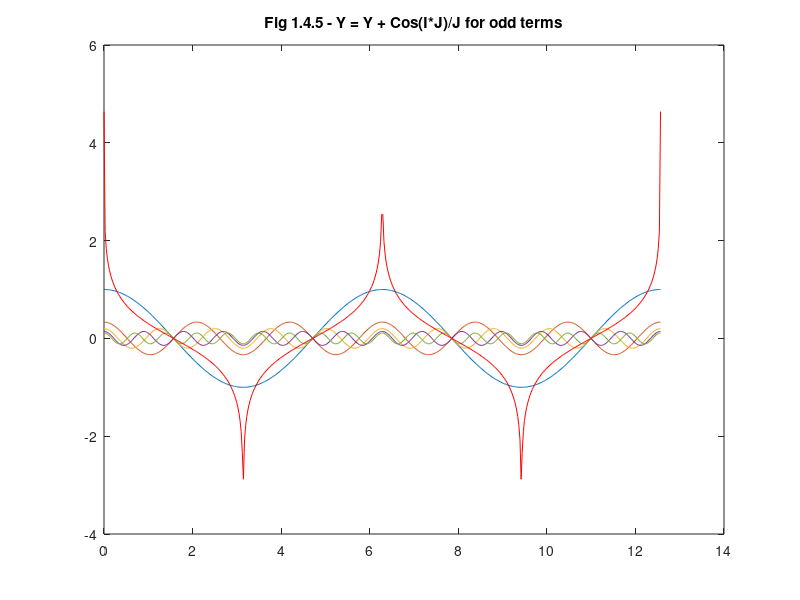

MATLAB code to generate this figure:
%
% author: Ke-Wei Ma
% contact: keweima at gmail.com
% summary: replicate Fig 1.4.5
%

clear all;
clf;

h = 1:2:3000;               % odd-harmonics.  1, 3, 5 ... 1,000
a = 1 ./ h;                 % amplitude.  1/1, 1/3, 1/5 ... 1,000

n = 500;
i = linspace(0, 4*pi, n);   % number of steps

j = h' * i;

y = cos(j) .* repmat(a',1,n); % repmat converts amplitude vector to mirrored columns in new matrix

% Plot the first 5 odd harmonics and then the sum of all 
% the harmonics 

figure
plot(i, y(1,:), ...
     i, y(2,:), ...
     i, y(3,:), ...
     i, y(4,:), ...
     i, y(5,:), ...
     i, sum(y), 'r');

title('Fig 1.4.5 - Y = Y + Cos(I*J)/J for odd terms');
